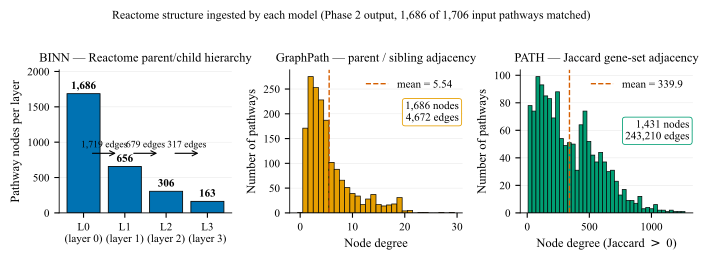

Generate this figure with Python:
"""Figure 5 — Reactome structure consumed by each model.

Three panels (BINN / GraphPath / PATH) showing:
  BINN      : layer node counts (1,686 → 656 → 306 → 163) with edges-to-next
              layer overlaid as count annotations.
  GraphPath : log-binned adjacency-degree histogram (parent ∪ sibling edges).
  PATH      : log-binned adjacency-degree histogram + edge-weight CDF
              (Jaccard adjacency).

Reads `*/artifacts/reactome.pkl` produced by Phase 2. Falls back to a
clearly marked placeholder if any checkpoint is missing.
"""
from __future__ import annotations

import pickle
from pathlib import Path

import matplotlib.pyplot as plt
import numpy as np

from _style import OKABE_ITO, apply_style, color_for

PROJECT_ROOT = Path(__file__).resolve().parents[2]
PATHS = {
    "BINN":      PROJECT_ROOT / "binn"      / "artifacts" / "breast" / "reactome.pkl",
    "GraphPath": PROJECT_ROOT / "graphpath" / "artifacts" / "breast" / "reactome.pkl",
    "PATH":      PROJECT_ROOT / "path"      / "artifacts" / "breast" / "reactome.pkl",
}


def _load(path: Path):
    if not path.exists():
        return None
    with open(path, "rb") as f:
        return pickle.load(f)


def panel_binn(ax, r):
    color = color_for("BINN")
    if r is None:
        ax.text(0.5, 0.5, "binn/artifacts/breast/reactome.pkl missing",
                ha="center", va="center", transform=ax.transAxes,
                color=OKABE_ITO["vermillion"])
        ax.set_axis_off(); return

    sizes = [len(layer) for layer in r["layers"]]
    edges = [int(m.sum()) for m in r["masks"]]
    xs = np.arange(len(sizes))
    bars = ax.bar(xs, sizes, color=color, edgecolor=OKABE_ITO["black"],
                  linewidth=0.6)
    for b, s in zip(bars, sizes):
        ax.text(b.get_x() + b.get_width() / 2, s + max(sizes) * 0.02,
                f"{s:,}", ha="center", va="bottom", fontsize=8,
                weight="bold")
    # annotate downstream edge counts as arrow labels between bars
    for i, e in enumerate(edges):
        ax.annotate(f"{e:,} edges", xy=(i + 0.5, max(sizes) * 0.55),
                    ha="center", fontsize=7, color=OKABE_ITO["black"],
                    rotation=0)
        ax.annotate("", xy=(i + 0.85, max(sizes) * 0.50),
                    xytext=(i + 0.15, max(sizes) * 0.50),
                    arrowprops=dict(arrowstyle="->", linewidth=0.8,
                                    color=OKABE_ITO["black"]))
    ax.set_xticks(xs)
    ax.set_xticklabels([f"L{i}\n(layer {i})" for i in range(len(sizes))],
                       fontsize=8)
    ax.set_ylabel("Pathway nodes per layer")
    ax.set_title("BINN — Reactome parent/child hierarchy", fontsize=9)
    ax.set_ylim(0, max(sizes) * 1.20)
    ax.set_axisbelow(True); ax.grid(axis="y")


def panel_graphpath(ax, r):
    color = color_for("GraphPath")
    if r is None:
        ax.text(0.5, 0.5, "graphpath/artifacts/breast/reactome.pkl missing",
                ha="center", va="center", transform=ax.transAxes,
                color=OKABE_ITO["vermillion"])
        ax.set_axis_off(); return

    A = r["adjacency"]
    deg = (A > 0).sum(axis=1)
    nodes = len(deg)
    edges = int((A > 0).sum() / 2)
    ax.hist(deg, bins=np.arange(0, deg.max() + 2) - 0.5, color=color,
            edgecolor=OKABE_ITO["black"], linewidth=0.5)
    ax.axvline(deg.mean(), color=OKABE_ITO["vermillion"], linestyle="--",
               linewidth=1.0, label=f"mean = {deg.mean():.2f}")
    ax.set_xlabel("Node degree")
    ax.set_ylabel("Number of pathways")
    ax.set_title("GraphPath — parent / sibling adjacency", fontsize=9)
    ax.set_axisbelow(True); ax.grid(axis="y")
    ax.legend(loc="upper right")
    ax.text(0.98, 0.78, f"{nodes:,} nodes\n{edges:,} edges",
            transform=ax.transAxes, ha="right", va="top",
            fontsize=8, bbox=dict(boxstyle="round,pad=0.25",
                                   facecolor="white", edgecolor=color,
                                   linewidth=0.6))


def panel_path(ax, r):
    color = color_for("PATH")
    if r is None:
        ax.text(0.5, 0.5, "path/artifacts/breast/reactome.pkl missing",
                ha="center", va="center", transform=ax.transAxes,
                color=OKABE_ITO["vermillion"])
        ax.set_axis_off(); return

    A = r["adjacency"]
    deg = (A > 0).sum(axis=1)
    nodes = len(deg)
    edges = int((A > 0).sum() / 2)

    ax.hist(deg, bins=40, color=color, edgecolor=OKABE_ITO["black"],
            linewidth=0.5)
    ax.axvline(deg.mean(), color=OKABE_ITO["vermillion"], linestyle="--",
               linewidth=1.0, label=f"mean = {deg.mean():.1f}")
    ax.set_xlabel("Node degree (Jaccard $>$ 0)")
    ax.set_ylabel("Number of pathways")
    ax.set_title("PATH — Jaccard gene-set adjacency", fontsize=9)
    ax.set_axisbelow(True); ax.grid(axis="y")
    ax.legend(loc="upper right")
    ax.text(0.98, 0.65, f"{nodes:,} nodes\n{edges:,} edges",
            transform=ax.transAxes, ha="right", va="top",
            fontsize=8, bbox=dict(boxstyle="round,pad=0.25",
                                   facecolor="white", edgecolor=color,
                                   linewidth=0.6))


def main() -> None:
    apply_style()
    fig, axes = plt.subplots(1, 3, figsize=(7.1, 2.5))
    panel_binn(axes[0],      _load(PATHS["BINN"]))
    panel_graphpath(axes[1], _load(PATHS["GraphPath"]))
    panel_path(axes[2],      _load(PATHS["PATH"]))
    fig.suptitle(
        "Reactome structure ingested by each model "
        "(Phase 2 output, 1,686 of 1,706 input pathways matched)",
        fontsize=8.5, y=1.02,
    )
    fig.tight_layout()
    out = Path(__file__).parent / "fig5_reactome_structure.pdf"
    fig.savefig(out)
    print(f"wrote {out}")


if __name__ == "__main__":
    main()
